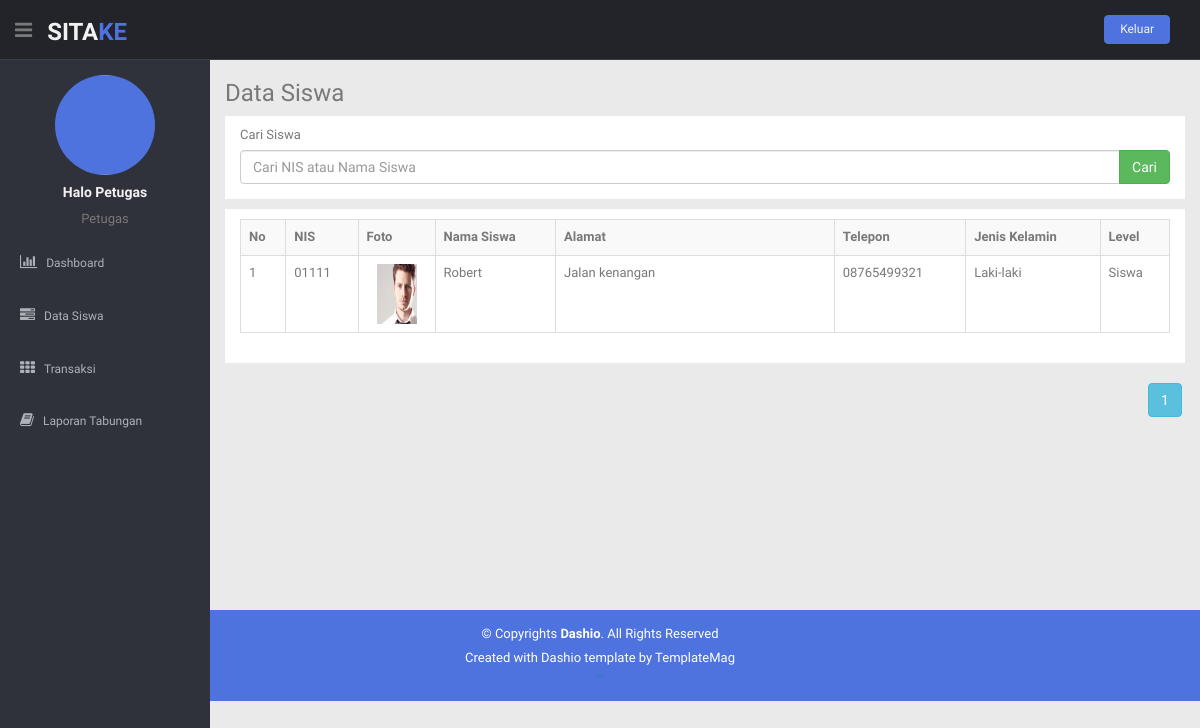
Page /panelpetugas/data-siswa.php (signed in) on the committed database.
### tables this page shows
CREATE TABLE `petugas` (
  `id_petugas` char(5) NOT NULL,
  `foto_petugas` varchar(200) NOT NULL,
  `nama_petugas` varchar(50) NOT NULL,
  `alamat_petugas` text NOT NULL,
  `telepon_petugas` varchar(15) NOT NULL,
  `jk_petugas` varchar(20) NOT NULL,
  `user_petugas` varchar(20) NOT NULL,
  `pass` varchar(50) NOT NULL,
  `level` varchar(10) NOT NULL,
  `id_status` char(5) NOT NULL
);

CREATE TABLE `siswa` (
  `nis` char(15) NOT NULL,
  `foto_siswa` varchar(200) NOT NULL,
  `nama_siswa` varchar(50) NOT NULL,
  `alamat_siswa` text NOT NULL,
  `jk_siswa` varchar(20) NOT NULL,
  `telepon_siswa` varchar(15) NOT NULL,
  `user_siswa` varchar(20) NOT NULL,
  `pass` varchar(50) NOT NULL,
  `level` varchar(10) NOT NULL
);

### panelpetugas/data-siswa.php (the view, shortened to what this page needs)
<?php
include("includers/header.php");
include("includers/navbar.php");
include ("../koneksi/koneksi.php");
?>
<section id="main-content">
	<section class="wrapper site-min-height">
		<h3>Data Siswa</h3>
		<div class="row mt">
			<div class="col-lg-12">
				<div class="container-fluid" style="background-color: #fff; padding-top: 10px; margin-bottom: 10px">
					<form action="data-siswa.php" method="get">
						<div class="form-group">
							<label>Cari Siswa</label>
							<div class="input-group">
								<input type="text" class="form-control" name="cari" placeholder="Cari NIS atau Nama Siswa" autocomplete="off">
								<span class="input-group-btn">
									<input type="submit" class="btn btn-success btn-flat" value="Cari"></input>
								</span>
							</div>
						</div>
					</form>
				</div>
				<div class="container-fluid" style="background-color: #fff; padding-top: 10px; margin-bottom: 20px; padding-bottom: 10px;">
					<div class="table-responsive">
						<table width="100%" class="table table-bordered table-hover table-striped">
							<tr>
								<th>No</th>
								<th>NIS</th>
								<th>Foto</th>
								<th>Nama Siswa</th>
								<th width="30%">Alamat</th>
								<th>Telepon</th>
								<th>Jenis Kelamin</th>
								<th>Level</th>
							</tr>
							<?php
							$siswa = mysqli_query($koneksi,"SELECT * FROM siswa");
							$banyak = mysqli_num_rows($siswa);
							$mulai = 0;
							$tujuan = 5;
							$page = ceil($banyak / $tujuan);
							if(isset($_GET['halaman'])) {
								$hal = $_GET['halaman'];
								$mulai = ($hal*$tujuan)-$tujuan;
							} else {
								$mulai = 0;
							}
							if(isset($_GET['cari'])){
								$cari = $_GET['cari'];
								$query = mysqli_query($koneksi,"SELECT * FROM siswa where nama_siswa LIKE '%$cari%' OR nis LIKE '%$cari%' ORDER BY nis");
							}else{
								$query = mysqli_query($koneksi,"SELECT * FROM siswa ORDER BY nis limit $mulai,$tujuan ");
							}
							if(mysqli_num_rows($query) == 0){
								echo '<tr><td colspan="9"><center>Tidak ada data!</center></td></tr>';
							}else{
								$no = 1+$mulai;
								while ($data = mysqli_fetch_assoc($query)) {
									echo "<tr>";
									echo "<td>$no</td>";
									echo "<td>".$data['nis']."</td>";
									echo "<td><center><img src='../paneladmin/$data[foto_siswa]' width='40' height='60'></center></td>";
									echo "<td>".$data['nama_siswa']."</td>";
									echo "<td>".$data['alamat_siswa']."</td>";
									echo "<td>".$data['telepon_siswa']."</td>";
									echo "<td>".$data['jk_siswa']."</td>";
									echo "<td>".$data['level']."</td>";
									echo "</tr>";
									$no++;
								}
							}
							?>
						</table>
					</div>
				</div>
				<div style="text-align: right;">
					<?php
					for ($i=1; $i <= $page; $i++) {
						echo '<a class="btn btn-info btn-md"  href="?halaman='.$i.'">'.$i.'</a>';
					}
					?>
				</div>
			</div>
		</div>
	</section>
</section>
<?php
include("includers/footer.php");
?>

### panelpetugas/includers/navbar.php (shortened to what this page needs)
<header class="header black-bg">
  <div class="sidebar-toggle-box">
    <div class="fa fa-bars tooltips" data-placement="right" data-original-title="Toggle Navigation"></div>
  </div>
  <a href="index.php" class="logo"><b>SITA<span>KE</span></b></a>
  <div class="top-menu">
    <ul class="nav pull-right top-menu">
      <li><button class="logout" type="submit" onClick='return confirmSubmit()'>Keluar</button></li>
    </ul>
  </div>
</header>
<aside>
  <div id="sidebar" class="nav-collapse ">
    <ul class="sidebar-menu" id="nav-accordion">
      <?php
      include '../koneksi/koneksi.php';
      $idpetugas = $_SESSION['idpetugas'];
      $data = mysqli_query($koneksi,"SELECT * FROM petugas where id_petugas='$idpetugas'");
      $query = mysqli_fetch_array($data);
      echo "<p class='centered'><img src='../paneladmin/$query[foto_petugas]' class='img-circle' width='100' height='100'</p>";
      echo "<h5 class='centered'>".$query['nama_petugas']."</h5>";
      echo "<p class='centered'>".$query['level']."</p>";
      ?>
      <li class="mt">
        <a href="index.php">
          <i class="fa fa-bar-chart-o"></i>
          <span>Dashboard</span>
        </a>
      </li>
      <li>
        <a href="data-siswa.php">
          <i class="fa fa-tasks"></i>
          <span>Data Siswa</span>
        </a>
      </li>
      <li class="sub-menu">
        <a href="javascript:;">
          <i class="fa fa-th"></i>
          <span>Transaksi</span>
        </a>
      </li>
      <li>
        <a href="laporan.php">
          <i class="fa fa-book"></i>
          <span>Laporan Tabungan</span>
        </a>
      </li>
    </ul>
  </div>
</aside>

### panelpetugas/css/style.css (style rules this page uses)
body { color: #797979; background: #eaeaea; font-family: 'Ruda', sans-serif; padding: 0px !important; margin: 0px !important; font-size:13px; }
ul li { list-style: none; }
a, a:hover, a:focus { text-decoration: none; outline: none; }
.centered { text-align: center; }
.mt { margin-top: 5px; }
ul.top-menu > li > .logout { color: #f2f2f2; font-size: 12px; border-radius: 4px; -webkit-border-radius: 4px; border: 1px solid #4e73df !important; padding: 5px 15px; margin-right: 15px; background: #4e73df; margin-top: 15px; }
#sidebar { width: 210px; height: 100%; position: fixed; background: #2f323a; }
#sidebar h5 { color: #f2f2f2; font-weight: 700; }
#sidebar ul li { position: relative; }
ul.sidebar-menu , ul.sidebar-menu li ul.sub { margin: -2px 0 0; padding: 0; }
ul.sidebar-menu { margin-top: 75px; }
ul.sidebar-menu li { margin-bottom: 5px; margin-left:10px; margin-right:10px; }
ul.sidebar-menu li.sub-menu { line-height: 15px; }
ul.sidebar-menu li a span { display: inline-block; }
ul.sidebar-menu li a { color: #aeb2b7; text-decoration: none; display: block; padding: 15px 0 15px 10px; font-size: 12px; outline: none; -webkit-transition: all 0.3s ease; -moz-transition: all 0.3s ease; -o-transition: all 0.3s ease; -ms-transition: all 0.3s ease; transition: all 0.3s ease; }
ul.sidebar-menu li a i { font-size: 15px; padding-right: 6px; }
#main-content { margin-left: 210px; }
.header, .footer { min-height: 60px; padding: 0 15px; }
.header { position: fixed; left: 0; right: 0; z-index: 1002; }
.black-bg { background: #22242a; border-bottom: 1px solid #393d46; }
.wrapper { display: inline-block; margin-top: 60px; padding-left: 15px; padding-right: 15px; padding-bottom: 15px; padding-top: 0px; width: 100%; }
a.logo { font-size: 24px; color: #f2f2f2; float: left; margin-top: 15px; text-transform: uppercase; }
a.logo b { font-weight: 900; }
a.logo span { color: #4e73df; }
#top_menu .nav > li, ul.top-menu > li { float: left; }
.sidebar-toggle-box { float: left; padding-right: 15px; margin-top: 20px; }
.sidebar-toggle-box .fa-bars { cursor: pointer; display: inline-block; font-size: 20px; }
label { font-weight: 400; }
.site-min-height { min-height: 550px; }

### rows in the picture
petugas: foto_petugas (picture), nama_petugas "Halo Petugas", level "Petugas"
siswa: nis "01111", foto_siswa (picture), nama_siswa "Robert", alamat_siswa "Jalan kenangan", telepon_siswa "08765499321", jk_siswa "Laki-laki", level "Siswa"
